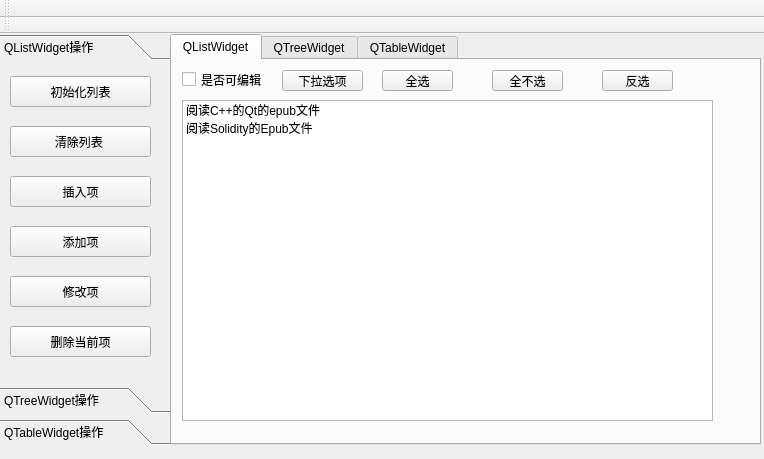
<?xml version="1.0" encoding="UTF-8"?>
<ui version="4.0">
 <class>MainWindow</class>
 <widget class="QMainWindow" name="MainWindow">
  <property name="geometry">
   <rect>
    <x>0</x>
    <y>0</y>
    <width>764</width>
    <height>459</height>
   </rect>
  </property>
  <property name="windowTitle">
   <string>MainWindow</string>
  </property>
  <widget class="QWidget" name="centralwidget">
   <widget class="QToolBox" name="toolBox">
    <property name="geometry">
     <rect>
      <x>0</x>
      <y>0</y>
      <width>171</width>
      <height>411</height>
     </rect>
    </property>
    <property name="currentIndex">
     <number>0</number>
    </property>
    <widget class="QWidget" name="ListWidget">
     <property name="geometry">
      <rect>
       <x>0</x>
       <y>0</y>
       <width>171</width>
       <height>333</height>
      </rect>
     </property>
     <property name="accessibleName">
      <string/>
     </property>
     <attribute name="label">
      <string>QListWidget操作</string>
     </attribute>
     <widget class="QToolButton" name="ListWidgetListInt">
      <property name="geometry">
       <rect>
        <x>10</x>
        <y>10</y>
        <width>141</width>
        <height>31</height>
       </rect>
      </property>
      <property name="text">
       <string>初始化列表</string>
      </property>
     </widget>
     <widget class="QToolButton" name="ListWidgetListClr">
      <property name="geometry">
       <rect>
        <x>10</x>
        <y>60</y>
        <width>141</width>
        <height>31</height>
       </rect>
      </property>
      <property name="text">
       <string>清除列表 </string>
      </property>
     </widget>
     <widget class="QToolButton" name="ListWidgetItemIns">
      <property name="geometry">
       <rect>
        <x>10</x>
        <y>110</y>
        <width>141</width>
        <height>31</height>
       </rect>
      </property>
      <property name="text">
       <string>插入项</string>
      </property>
     </widget>
     <widget class="QToolButton" name="ListWidgetListAdd">
      <property name="geometry">
       <rect>
        <x>10</x>
        <y>160</y>
        <width>141</width>
        <height>31</height>
       </rect>
      </property>
      <property name="text">
       <string>添加项</string>
      </property>
     </widget>
     <widget class="QToolButton" name="ListWidgetItemDel">
      <property name="geometry">
       <rect>
        <x>10</x>
        <y>260</y>
        <width>141</width>
        <height>31</height>
       </rect>
      </property>
      <property name="text">
       <string>删除当前项</string>
      </property>
     </widget>
     <widget class="QToolButton" name="ListWidgetItemEdit">
      <property name="geometry">
       <rect>
        <x>10</x>
        <y>210</y>
        <width>141</width>
        <height>31</height>
       </rect>
      </property>
      <property name="text">
       <string>修改项</string>
      </property>
     </widget>
    </widget>
    <widget class="QWidget" name="TreeWidget">
     <property name="geometry">
      <rect>
       <x>0</x>
       <y>0</y>
       <width>171</width>
       <height>333</height>
      </rect>
     </property>
     <attribute name="label">
      <string>QTreeWidget操作</string>
     </attribute>
     <widget class="QToolButton" name="TreeWidgetListInt">
      <property name="geometry">
       <rect>
        <x>20</x>
        <y>10</y>
        <width>141</width>
        <height>31</height>
       </rect>
      </property>
      <property name="text">
       <string>初始化列表</string>
      </property>
     </widget>
     <widget class="QToolButton" name="TreeWidgetItemAdd">
      <property name="geometry">
       <rect>
        <x>20</x>
        <y>210</y>
        <width>141</width>
        <height>31</height>
       </rect>
      </property>
      <property name="text">
       <string>添加项</string>
      </property>
     </widget>
     <widget class="QToolButton" name="TreeWidgetItemDel">
      <property name="geometry">
       <rect>
        <x>20</x>
        <y>280</y>
        <width>141</width>
        <height>31</height>
       </rect>
      </property>
      <property name="text">
       <string>删除当前项</string>
      </property>
     </widget>
     <widget class="QToolButton" name="TreeWidgetListClr">
      <property name="geometry">
       <rect>
        <x>20</x>
        <y>70</y>
        <width>141</width>
        <height>31</height>
       </rect>
      </property>
      <property name="text">
       <string>清除列表 </string>
      </property>
     </widget>
     <widget class="QToolButton" name="TreeWidgetItemIns">
      <property name="geometry">
       <rect>
        <x>20</x>
        <y>140</y>
        <width>141</width>
        <height>31</height>
       </rect>
      </property>
      <property name="text">
       <string>插入项</string>
      </property>
     </widget>
    </widget>
    <widget class="QWidget" name="TableWidget">
     <property name="geometry">
      <rect>
       <x>0</x>
       <y>0</y>
       <width>171</width>
       <height>333</height>
      </rect>
     </property>
     <attribute name="label">
      <string>QTableWidget操作</string>
     </attribute>
     <widget class="QToolButton" name="TableWidgetListInt">
      <property name="geometry">
       <rect>
        <x>20</x>
        <y>10</y>
        <width>141</width>
        <height>31</height>
       </rect>
      </property>
      <property name="text">
       <string>初始化列表</string>
      </property>
     </widget>
     <widget class="QToolButton" name="TableWidgetItemAdd">
      <property name="geometry">
       <rect>
        <x>20</x>
        <y>210</y>
        <width>141</width>
        <height>31</height>
       </rect>
      </property>
      <property name="text">
       <string>添加项</string>
      </property>
     </widget>
     <widget class="QToolButton" name="TableWidgetItemDel">
      <property name="geometry">
       <rect>
        <x>20</x>
        <y>280</y>
        <width>141</width>
        <height>31</height>
       </rect>
      </property>
      <property name="text">
       <string>删除当前项</string>
      </property>
     </widget>
     <widget class="QToolButton" name="TableWidgetListClr">
      <property name="geometry">
       <rect>
        <x>20</x>
        <y>70</y>
        <width>141</width>
        <height>31</height>
       </rect>
      </property>
      <property name="text">
       <string>清除列表 </string>
      </property>
     </widget>
     <widget class="QToolButton" name="TableWidgetItemIns">
      <property name="geometry">
       <rect>
        <x>20</x>
        <y>140</y>
        <width>141</width>
        <height>31</height>
       </rect>
      </property>
      <property name="text">
       <string>插入项</string>
      </property>
     </widget>
    </widget>
   </widget>
   <widget class="QTabWidget" name="TabWidget">
    <property name="geometry">
     <rect>
      <x>170</x>
      <y>0</y>
      <width>591</width>
      <height>411</height>
     </rect>
    </property>
    <property name="currentIndex">
     <number>0</number>
    </property>
    <widget class="QWidget" name="ListWidgetTab">
     <attribute name="title">
      <string>QListWidget</string>
     </attribute>
     <widget class="QListWidget" name="ListWidgetBox">
      <property name="geometry">
       <rect>
        <x>10</x>
        <y>40</y>
        <width>531</width>
        <height>321</height>
       </rect>
      </property>
      <item>
       <property name="text">
        <string>阅读C++的Qt的epub文件</string>
       </property>
       <property name="font">
        <font>
         <weight>50</weight>
         <italic>false</italic>
         <bold>false</bold>
         <underline>false</underline>
         <strikeout>false</strikeout>
        </font>
       </property>
       <property name="checkState">
        <enum>Unchecked</enum>
       </property>
       <property name="flags">
        <set>ItemIsSelectable|ItemIsEditable|ItemIsDragEnabled|ItemIsDropEnabled|ItemIsUserCheckable|ItemIsEnabled|ItemIsTristate</set>
       </property>
      </item>
      <item>
       <property name="text">
        <string>阅读Solidity的Epub文件</string>
       </property>
       <property name="checkState">
        <enum>Unchecked</enum>
       </property>
       <property name="flags">
        <set>ItemIsSelectable|ItemIsEditable|ItemIsDragEnabled|ItemIsDropEnabled|ItemIsUserCheckable|ItemIsEnabled|ItemIsTristate</set>
       </property>
      </item>
     </widget>
     <widget class="QCheckBox" name="ListWidgetItemEditable">
      <property name="geometry">
       <rect>
        <x>10</x>
        <y>10</y>
        <width>111</width>
        <height>19</height>
       </rect>
      </property>
      <property name="text">
       <string>是否可编辑</string>
      </property>
     </widget>
     <widget class="QToolButton" name="SelectMenuToolButton">
      <property name="geometry">
       <rect>
        <x>110</x>
        <y>10</y>
        <width>81</width>
        <height>21</height>
       </rect>
      </property>
      <property name="text">
       <string>下拉选项</string>
      </property>
     </widget>
     <widget class="QToolButton" name="SelectAllItemsToolButton">
      <property name="geometry">
       <rect>
        <x>210</x>
        <y>10</y>
        <width>71</width>
        <height>21</height>
       </rect>
      </property>
      <property name="text">
       <string>全选</string>
      </property>
     </widget>
     <widget class="QToolButton" name="SelectNoItemToolButton">
      <property name="geometry">
       <rect>
        <x>320</x>
        <y>10</y>
        <width>71</width>
        <height>21</height>
       </rect>
      </property>
      <property name="text">
       <string>全不选</string>
      </property>
     </widget>
     <widget class="QToolButton" name="SelectReverseCheckStateToolButton">
      <property name="geometry">
       <rect>
        <x>430</x>
        <y>10</y>
        <width>71</width>
        <height>21</height>
       </rect>
      </property>
      <property name="text">
       <string>反选</string>
      </property>
     </widget>
    </widget>
    <widget class="QWidget" name="TreeWidgetTab">
     <attribute name="title">
      <string>QTreeWidget</string>
     </attribute>
    </widget>
    <widget class="QWidget" name="TableWidgetTab">
     <attribute name="title">
      <string>QTableWidget</string>
     </attribute>
    </widget>
   </widget>
  </widget>
  <widget class="QToolBar" name="MainToolBar">
   <property name="windowTitle">
    <string>toolBar</string>
   </property>
   <attribute name="toolBarArea">
    <enum>TopToolBarArea</enum>
   </attribute>
   <attribute name="toolBarBreak">
    <bool>false</bool>
   </attribute>
  </widget>
  <widget class="QToolBar" name="SecondaryToolBar">
   <property name="windowTitle">
    <string>toolBar_2</string>
   </property>
   <attribute name="toolBarArea">
    <enum>TopToolBarArea</enum>
   </attribute>
   <attribute name="toolBarBreak">
    <bool>true</bool>
   </attribute>
  </widget>
  <action name="ActionListInt">
   <property name="checkable">
    <bool>true</bool>
   </property>
   <property name="checked">
    <bool>false</bool>
   </property>
   <property name="text">
    <string>初始化列表</string>
   </property>
   <property name="shortcut">
    <string>Ctrl+I</string>
   </property>
  </action>
  <action name="ActionListClr">
   <property name="checkable">
    <bool>true</bool>
   </property>
   <property name="text">
    <string>清除列表</string>
   </property>
   <property name="shortcut">
    <string>Ctrl+C</string>
   </property>
  </action>
  <action name="ActionItemIns">
   <property name="checkable">
    <bool>true</bool>
   </property>
   <property name="text">
    <string>插入项</string>
   </property>
   <property name="shortcut">
    <string>Ctrl+P</string>
   </property>
  </action>
  <action name="ActionItemAdd">
   <property name="checkable">
    <bool>true</bool>
   </property>
   <property name="text">
    <string>添加项</string>
   </property>
   <property name="shortcut">
    <string>Ctrl+A</string>
   </property>
  </action>
  <action name="ActionItemDel">
   <property name="checkable">
    <bool>true</bool>
   </property>
   <property name="text">
    <string>删除当前项</string>
   </property>
   <property name="shortcut">
    <string>Ctrl+D</string>
   </property>
  </action>
  <action name="ActionSelectAll">
   <property name="checkable">
    <bool>true</bool>
   </property>
   <property name="text">
    <string>全选</string>
   </property>
   <property name="toolTip">
    <string>全选</string>
   </property>
   <property name="shortcut">
    <string>Shift+A</string>
   </property>
  </action>
  <action name="ActionAllNotSelected">
   <property name="checkable">
    <bool>true</bool>
   </property>
   <property name="text">
    <string>全不选</string>
   </property>
   <property name="shortcut">
    <string>Ctrl+N</string>
   </property>
  </action>
  <action name="ActionReverseSelected">
   <property name="checkable">
    <bool>true</bool>
   </property>
   <property name="text">
    <string>反选</string>
   </property>
   <property name="toolTip">
    <string>反选</string>
   </property>
   <property name="shortcut">
    <string>Ctrl+Q</string>
   </property>
  </action>
  <action name="ActionQuit">
   <property name="checkable">
    <bool>true</bool>
   </property>
   <property name="text">
    <string>退出</string>
   </property>
   <property name="toolTip">
    <string>退出</string>
   </property>
   <property name="shortcut">
    <string>Ctrl+L</string>
   </property>
  </action>
  <action name="ActionItemEdit">
   <property name="checkable">
    <bool>true</bool>
   </property>
   <property name="text">
    <string>修改项</string>
   </property>
   <property name="toolTip">
    <string>修改项</string>
   </property>
   <property name="shortcut">
    <string>Ctrl+E</string>
   </property>
  </action>
 </widget>
 <resources/>
 <connections/>
</ui>
